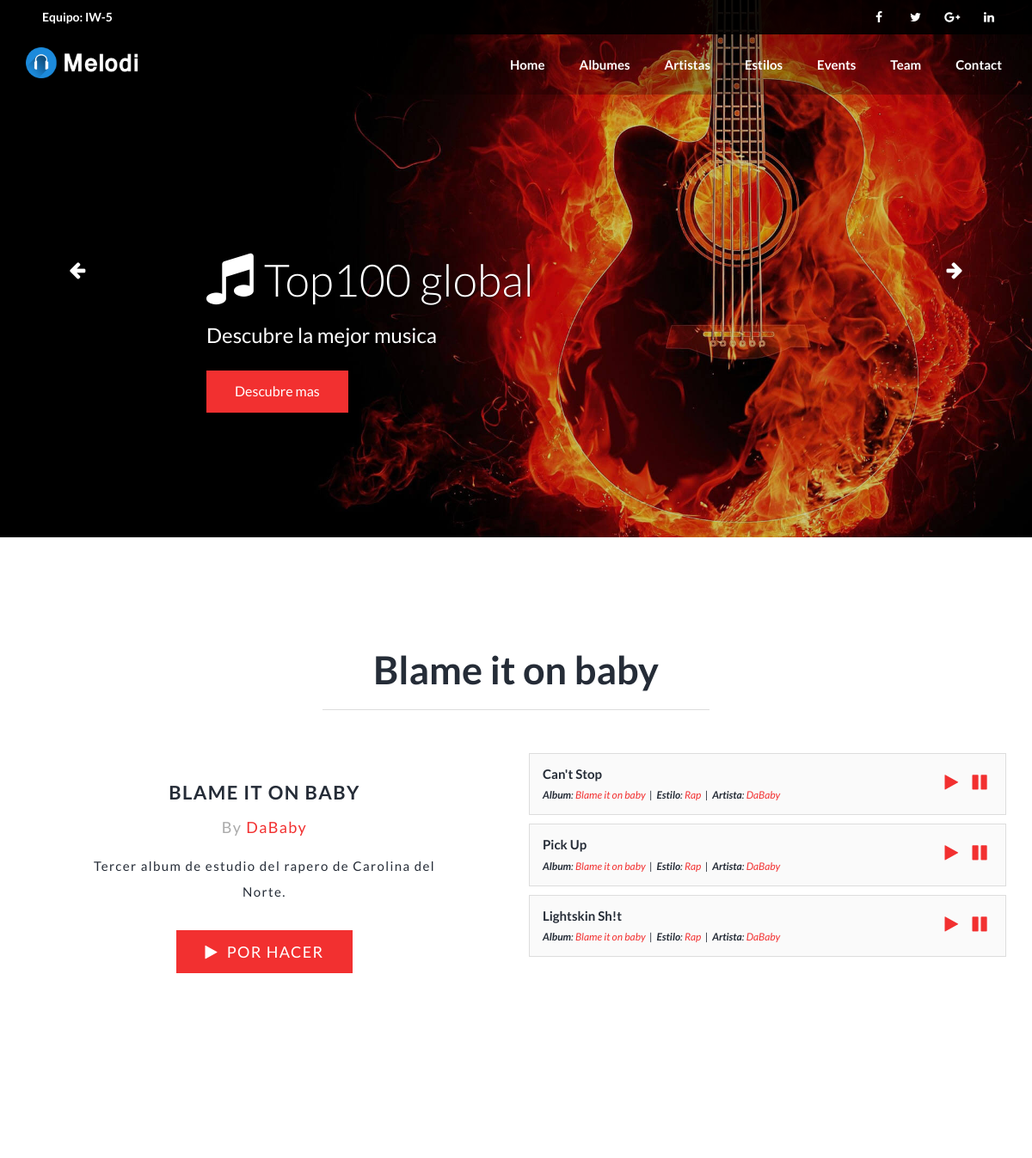
The page /proyecto/albumes/1 (upper part) on the database as committed earlier.
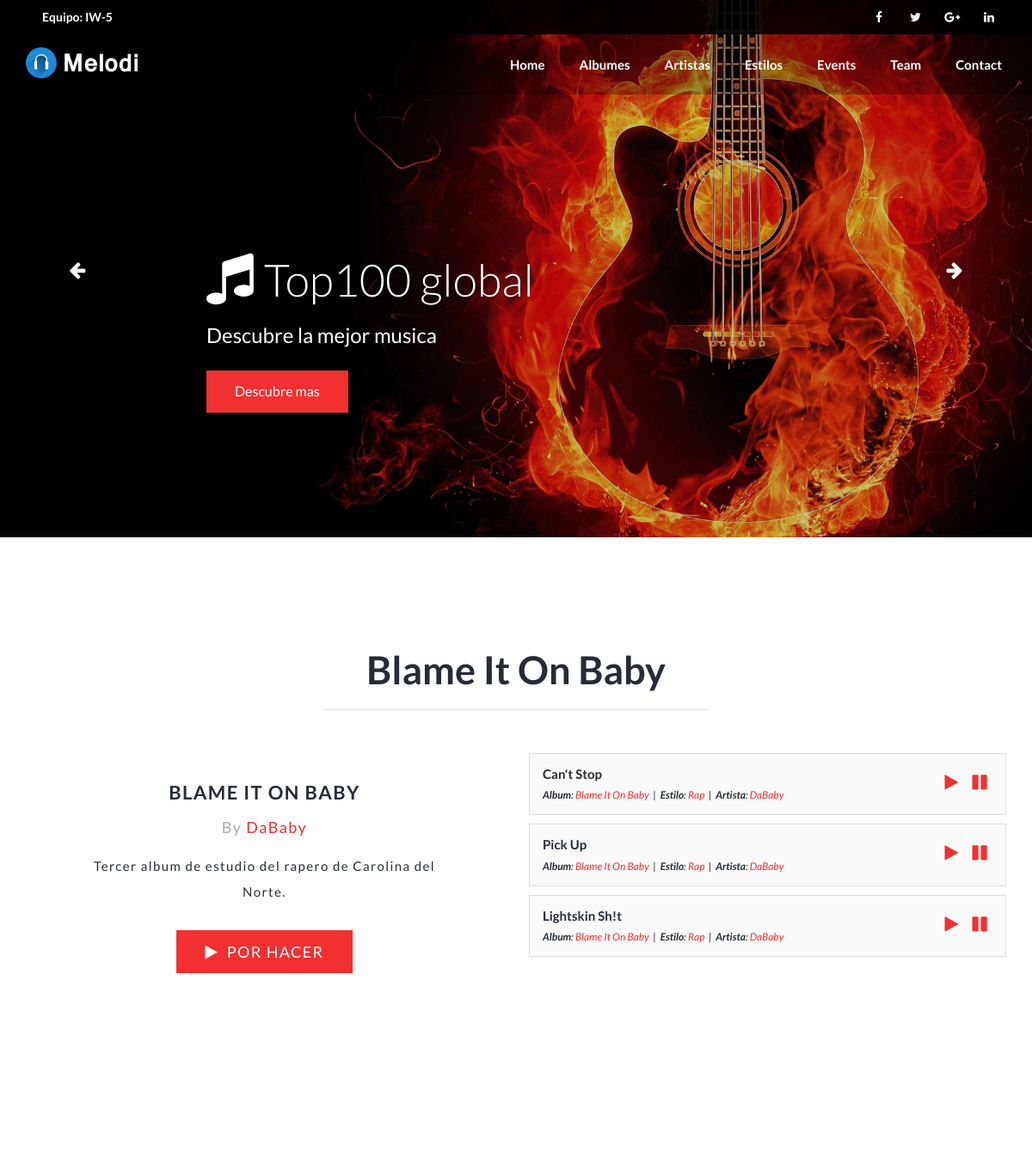
The same page on the database as committed later.
### top100/models.py (models this page shows, shortened)
class Album(models.Model):
    nombreAlbum = models.CharField(max_length=50)
    imagenAlbum = models.CharField(max_length=200)
    descripcionAlbum = models.TextField(null = True)
    artistaAlbum = models.ForeignKey(Artista, on_delete=models.CASCADE)
    estiloAlbum = models.ForeignKey(Estilo, on_delete=models.CASCADE)

class Artista(models.Model):
    nombreArtista = models.CharField(max_length = 50)
    descripcionArtista = models.TextField()
    imagenArtista = models.CharField(max_length = 200)
    def __str__(self):
        return self.nombreArtista

class Cancion(models.Model):
    nombreCancion = models.CharField(max_length = 50)
    videoCancion = models.CharField(max_length = 300)#Al entrar en carac. saque un video de esa cancion
    numeroAlbum = models.IntegerField(default=0)
    albumCancion = models.ForeignKey(Album, on_delete=models.CASCADE)
    estiloCancion = models.ForeignKey(Estilo, on_delete=models.CASCADE)
    artistaCancion = models.ForeignKey(Artista, on_delete=models.CASCADE)

class Estilo(models.Model):
    nombreEstilo = models.CharField(max_length = 50)
    imagenEstilo = models.CharField(max_length = 200)

### top100/views.py (the view)
# urls.py: path('albumes/<int:album_id>', views.detailAlbum, name='detailAlbum'), #detalles de albumes
def detailAlbum(request, album_id):#Para ir desde los albums al album
	album = get_object_or_404(Album, pk=album_id)
	canciones = get_list_or_404(Cancion.objects.order_by('numeroAlbum'), albumCancion=album)
	context = {'album': album, 'canciones' : canciones}
	return render(request, 'detailAlbum.html', context)

### top100/templates/detailAlbum.html (shortened to what this page needs)
{% extends "index.html" %}
{% load static %}
{% block contenido %}
{% if album %}
<div id="latestalbum" class="hero pad">
	<div class="container">
		<div class="hero-content ">
			<h2>{{album.nombreAlbum}}</h2>
			<hr>
		</div>
		<div class="hero-playlist">
			<div class="row">
				<div class="col-md-6 col-sm-6">
					<div class="album-details">
						<h4>{{album.nombreAlbum}}</h4>
						<h5>By <a href="/proyecto/artistas/{{album.artistaAlbum.id}}">{{album.artistaAlbum}}</a></h5>
						<p>{{album.descripcionAlbum}}</p>
						<a href="#" class="btn btn-lg btn-theme" id="playNowBtn"><i class="fa fa-play"></i>&nbsp; POR HACER</a>
					</div>
				</div>
				<div class="col-md-6 col-sm-6">
					<div class="playlist-content">
						{% if canciones %}
						<ul class="list-unstyled">
							{% for c in canciones %}
							<li class="playlist-number">
								<div class="song-info">
									<h4>{{c.nombreCancion}}</h4>
									<p><strong>Album</strong>: <a href="/proyecto/albumes/{{c.albumCancion.id}}">{{c.albumCancion.nombreAlbum}}</a> &nbsp;|&nbsp;
										<strong>Estilo</strong>: <a href="/proyecto/estilos/{{c.estiloCancion.id}}">{{c.estiloCancion.nombreEstilo}}</a> &nbsp;|&nbsp;
										<strong>Artista</strong>: <a href="/proyecto/artistas/{{c.artistaCancion.id}}">{{c.artistaCancion.nombreArtista}}</a></p>
								</div>
								<div class="music-icon">
									<a href="#"><i class="fa fa-play"></i></a>
									<a href="#"><i class="fa fa-pause"></i></a>
								</div>
								<div class="clearfix"></div>
							</li>
							{% endfor %}
						</ul>
						{% else %}
							<p>No hay canciones creadas en este album.</p>
						{% endif %}
					</div>
				</div>
			</div>
		</div>
	</div>
</div>
<div class="cta parallax-one pad">
</div>
{% endif %}
{% endblock %}

### top100/templates/index.html (shortened to what this page needs)
<!DOCTYPE html>
{% load static %}
<html>
	<head>
		<link href="{% static 'css/bootstrap.min.css'%}" rel="stylesheet">
		<link href="{% static 'css/animate.min.css'%}" rel="stylesheet">
		<link rel="stylesheet" href="{% static 'css/owl.carousel.css'%}">
		<link href="{% static 'css/font-awesome.min.css'%}" rel="stylesheet">
		<link href="{% static 'css/style.css'%}" rel="stylesheet">
		<link href="{% static 'css/style-color.css'%}" rel="stylesheet">
	</head>
	<body>
		<div class="wrapper" id="home">
			<header>
				<nav class="secondary-menu">
					<div class="container">
						<div class="sm-left">
							<strong>Equipo: IW-5 </strong>&nbsp;
						</div>
						<div class="sm-right">
							<div class="sm-social-link">
								<a class="h-facebook" href="#"><i class="fa fa-facebook"></i></a>
								<a class="h-twitter" href="#"><i class="fa fa-twitter"></i></a>
								<a class="h-google" href="#"><i class="fa fa-google-plus"></i></a>
								<a class="h-linkedin" href="#"><i class="fa fa-linkedin"></i></a>
							</div>
						</div>
						<div class="clearfix"></div>
					</div>
				</nav>
				<nav class="navbar navbar-fixed-top navbar-default">
					<div class="container">
						<div class="navbar-header">
							<a class="navbar-brand" href="#home">
								<img class="img-responsive" src="{% static 'img/logo/logo.png'%}" alt="" />
							</a>
						</div>
						<div class="collapse navbar-collapse" id="bs-example-navbar-collapse-1">
							<ul class="nav navbar-nav navbar-right">
								<li><a href="/proyecto">Home</a></li>
								<li><a href="/proyecto/albumes">Albumes</a></li>
								<li><a href="/proyecto/artistas">Artistas</a></li>
								<li><a href="/proyecto/estilos">Estilos</a></li>
								<li><a href="/proyecto/eventos">Events</a></li>
								<li><a href="/proyecto/equipo">Team</a></li>
								<li><a href="/proyecto/contacto">Contact</a></li>
							</ul>
						</div>
					</div>
				</nav>
			</header>
			<div class="banner">
				<div id="carousel-example-generic" class="carousel slide" data-ride="carousel">
					<div class="carousel-inner" role="listbox">
						<div class="item active">
							<img src="{% static 'img/banner/b1.jpg'%}" alt="...">
							<div class="container">
								<div class="carousel-caption slide-one">
									<h2 class="animated fadeInLeftBig"><i class="fa fa-music"></i>Top100 global</h2>
									<h3 class="animated fadeInRightBig">Descubre la mejor musica</h3>
									<a href="/proyecto/albumes" class="animated fadeIn btn btn-theme">Descubre mas</a>
								</div>
							</div>
						</div>
					</div>
					<a class="left carousel-control" href="#carousel-example-generic" role="button" data-slide="prev">
						<span class="fa fa-arrow-left" aria-hidden="true"></span>
					</a>
					<a class="right carousel-control" href="#carousel-example-generic" role="button" data-slide="next">
						<span class="fa fa-arrow-right" aria-hidden="true"></span>
					</a>
				</div>
			</div>
			{% block contenido %} {% endblock%}
		</div>
	</body>
</html>

### top100/templates/static/css/style-color.css (style rules this page uses)
.btn-theme { background:#f23030;color:#fff;box-shadow:none }
a { color:#f23030 }
.navbar-default .navbar-nav li a { color:#fff }

Rows that differ between the two databases and show on the page:
changed Album "BLAME IT ON BABY": nombreAlbum "Blame it on baby" → "Blame It On Baby"
changed through a linked row, Cancion "Can't Stop": albumCancion.nombreAlbum "Blame it on baby" → "Blame It On Baby"
changed through a linked row, Cancion "Pick Up": albumCancion.nombreAlbum "Blame it on baby" → "Blame It On Baby"
changed through a linked row, Cancion "Lightskin Sh!t": albumCancion.nombreAlbum "Blame it on baby" → "Blame It On Baby"
